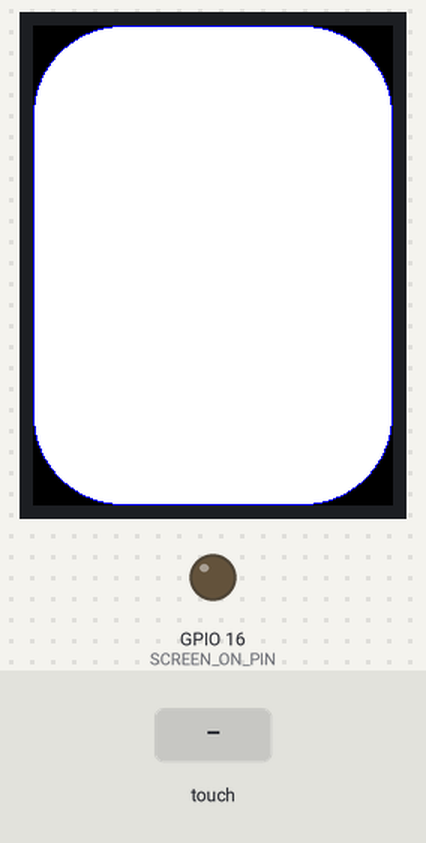
Bench run of a sketch on a simulated ESP32. Parts: 240×320 colour display, output pins drawn as LEDs (lit = HIGH). Inputs (shaded band) come from the test bench. Storage starts empty.

Above: at 1.6 s.
1.7 s: screen touched at 13 % across, 10 % down
At 3.1 s:
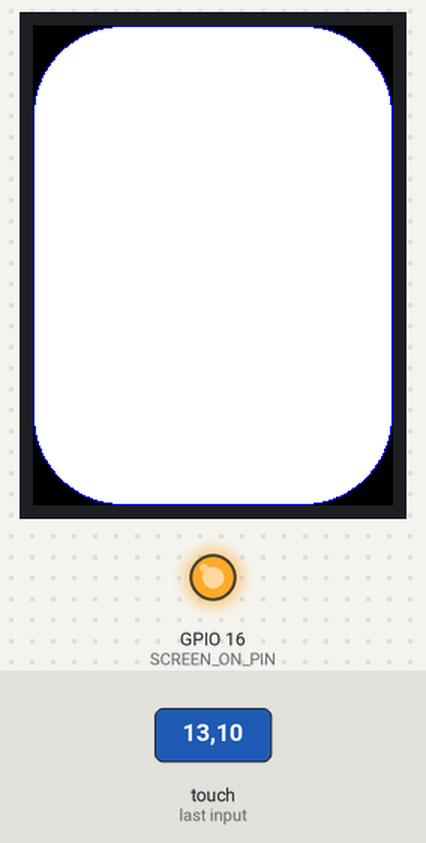
Timing chart, 0 to 4.7 s (numbered marks = the images above; inputs shaded):
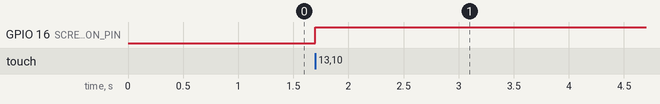

Measured:
- after the input at 1.7 s, GPIO 16 (SCREEN_ON_PIN): LOW → HIGH at once

The sketch:

TouchScreen_On_Code.ino
```cpp
#include "FS.h"
#include <SPI.h>
#include <TFT_eSPI.h>

TFT_eSPI tft = TFT_eSPI(); // Initialize the TFT display

// This is the file name used to store the calibration data
#define CALIBRATION_FILE "/TouchCalData1"

// Set REPEAT_CAL to true instead of false to run calibration
#define REPEAT_CAL false
#define SCREEN_ON_PIN 16

// We have a status line for messages
#define STATUS_X 120 // Centred on this
#define STATUS_Y 65

// Create a button object for the main button
TFT_eSPI_Button mainButton;

// Function prototypes
void drawMainScreen();
void drawCircleScreen();
bool isButtonPressed(TFT_eSPI_Button &button, uint16_t t_x, uint16_t t_y);
void touch_calibrate();
void checkButtonPresses();

//------------------------------------------------------------------------------------------
void setup() {
  // Use serial port
  Serial.begin(9600);
  // Initialise the TFT screen
  tft.init();
  // Set the rotation before we calibrate
  tft.setRotation(0);
  pinMode(SCREEN_ON_PIN, OUTPUT);
  digitalWrite(SCREEN_ON_PIN, LOW);
  touch_calibrate();
  tft.fillScreen(TFT_BLACK);

  // Manually set the coordinates for centering the main button
  int buttonX = tft.width() / 2; // Centered horizontally
  int buttonY = tft.height() / 2; // Centered vertically

  // Initialize the main button
  mainButton.initButton(&tft, 120, 160, tft.width(), tft.height(), TFT_BLUE, TFT_WHITE, TFT_WHITE, "Big Button", 2);
  mainButton.drawButton();
}
//------------------------------------------------------------------------------------------
void loop() {
  checkButtonPresses();
}
//------------------------------------------------------------------------------------------
void drawMainScreen() {
  tft.fillScreen(TFT_BLACK);
  mainButton.drawButton();
}
//------------------------------------------------------------------------------------------
void turnDisplayOn() {
  digitalWrite(SCREEN_ON_PIN, HIGH);
}
//------------------------------------------------------------------------------------------
bool isButtonPressed(TFT_eSPI_Button &button, uint16_t t_x, uint16_t t_y) {
  return button.contains(t_x, t_y);
}
//------------------------------------------------------------------------------------------
void touch_calibrate() {
  uint16_t calData[5];
  uint8_t calDataOK = 0;

  if (SPIFFS.begin()) {
    if (SPIFFS.exists(CALIBRATION_FILE)) {
      if (REPEAT_CAL) {
        // Delete if we want to re-calibrate
        digitalWrite(SCREEN_ON_PIN, HIGH);
        SPIFFS.remove(CALIBRATION_FILE);
      } else {
        File f = SPIFFS.open(CALIBRATION_FILE, "r");
        if (f) {
          if (f.readBytes((char *)calData, 14) == 14)
            calDataOK = 1;
          f.close();
        }
      }
    }

    if (calDataOK && !REPEAT_CAL) {
      // calibration data valid
      tft.setTouch(calData);
    } else {
      // data not valid so recalibrate
      tft.fillScreen(TFT_BLACK);
      tft.setCursor(20, 0);
      tft.setTextFont(2);
      tft.setTextSize(1);
      tft.setTextColor(TFT_WHITE, TFT_BLACK);

      tft.println("Touch corners as indicated");

      tft.setTextFont(1);
      tft.println();

      if (REPEAT_CAL) {
        tft.setTextColor(TFT_RED, TFT_BLACK);
        tft.println("Set REPEAT_CAL to false to stop this running again!");
      }

      tft.calibrateTouch(calData, TFT_MAGENTA, TFT_BLACK, 15);

      tft.setTextColor(TFT_GREEN, TFT_BLACK);
      tft.println("Calibration complete!");

      // store data
      File f = SPIFFS.open(CALIBRATION_FILE, "w");
      if (f) {
        f.write((const uint8_t *)calData, 14);
        f.close();
      }
    }
  }
}

//------------------------------------------------------------------------------------------
void checkButtonPresses() {
  uint16_t t_x = 0, t_y = 0;
  bool pressed = tft.getTouch(&t_x, &t_y);

  // Check if the main button is directly pressed
  if (pressed && isButtonPressed(mainButton, t_x, t_y)) {
    turnDisplayOn();
    delay(1000); // Delay to display the circle for 1 second
    drawMainScreen();
  }
}
//------------------------------------------------------------------------------------------
```
